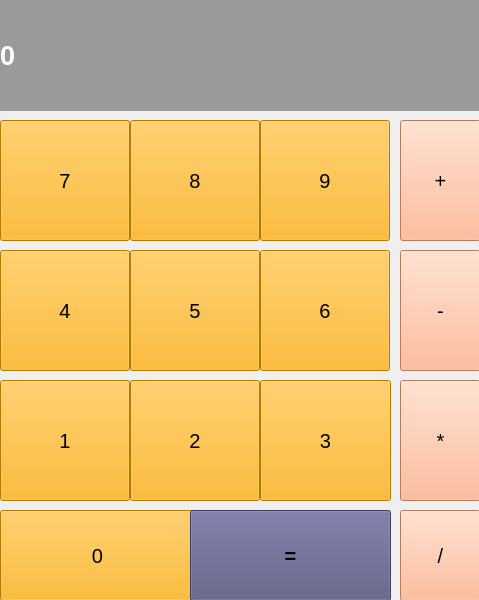
<?xml version="1.0" encoding="UTF-8"?>
<ui version="4.0">
 <class>MainWindow</class>
 <widget class="QMainWindow" name="MainWindow">
  <property name="geometry">
   <rect>
    <x>0</x>
    <y>0</y>
    <width>479</width>
    <height>600</height>
   </rect>
  </property>
  <property name="windowTitle">
   <string>Калькулятор</string>
  </property>
  <widget class="QWidget" name="centralwidget">
   <widget class="QLabel" name="label_result">
    <property name="geometry">
     <rect>
      <x>0</x>
      <y>0</y>
      <width>481</width>
      <height>111</height>
     </rect>
    </property>
    <property name="font">
     <font>
      <pointsize>20</pointsize>
      <weight>75</weight>
      <bold>true</bold>
     </font>
    </property>
    <property name="styleSheet">
     <string notr="true">color: rgb(255, 255, 255);
background-color: rgb(154, 154, 154);</string>
    </property>
    <property name="text">
     <string>0</string>
    </property>
    <property name="margin">
     <number>10</number>
    </property>
   </widget>
   <widget class="QPushButton" name="pushButton_0">
    <property name="geometry">
     <rect>
      <x>0</x>
      <y>510</y>
      <width>195</width>
      <height>91</height>
     </rect>
    </property>
    <property name="font">
     <font>
      <pointsize>15</pointsize>
     </font>
    </property>
    <property name="styleSheet">
     <string notr="true">background-color: rgb(255, 170, 0);</string>
    </property>
    <property name="text">
     <string>0</string>
    </property>
   </widget>
   <widget class="QPushButton" name="pushButton_equal">
    <property name="geometry">
     <rect>
      <x>190</x>
      <y>510</y>
      <width>201</width>
      <height>91</height>
     </rect>
    </property>
    <property name="font">
     <font>
      <pointsize>15</pointsize>
      <weight>75</weight>
      <bold>true</bold>
     </font>
    </property>
    <property name="styleSheet">
     <string notr="true">background-color: rgb(255, 170, 0);
background-color: rgb(85, 85, 127);</string>
    </property>
    <property name="text">
     <string>=</string>
    </property>
   </widget>
   <widget class="QPushButton" name="pushButton_1">
    <property name="geometry">
     <rect>
      <x>0</x>
      <y>380</y>
      <width>130</width>
      <height>121</height>
     </rect>
    </property>
    <property name="font">
     <font>
      <pointsize>15</pointsize>
     </font>
    </property>
    <property name="styleSheet">
     <string notr="true">background-color: rgb(255, 170, 0);</string>
    </property>
    <property name="text">
     <string>1</string>
    </property>
   </widget>
   <widget class="QPushButton" name="pushButton_2">
    <property name="geometry">
     <rect>
      <x>130</x>
      <y>380</y>
      <width>130</width>
      <height>121</height>
     </rect>
    </property>
    <property name="font">
     <font>
      <pointsize>15</pointsize>
     </font>
    </property>
    <property name="styleSheet">
     <string notr="true">background-color: rgb(255, 170, 0);</string>
    </property>
    <property name="text">
     <string>2</string>
    </property>
   </widget>
   <widget class="QPushButton" name="pushButton_3">
    <property name="geometry">
     <rect>
      <x>260</x>
      <y>380</y>
      <width>131</width>
      <height>121</height>
     </rect>
    </property>
    <property name="font">
     <font>
      <pointsize>15</pointsize>
     </font>
    </property>
    <property name="styleSheet">
     <string notr="true">background-color: rgb(255, 170, 0);</string>
    </property>
    <property name="text">
     <string>3</string>
    </property>
   </widget>
   <widget class="QPushButton" name="pushButton_6">
    <property name="geometry">
     <rect>
      <x>260</x>
      <y>250</y>
      <width>130</width>
      <height>121</height>
     </rect>
    </property>
    <property name="font">
     <font>
      <pointsize>15</pointsize>
     </font>
    </property>
    <property name="styleSheet">
     <string notr="true">background-color: rgb(255, 170, 0);</string>
    </property>
    <property name="text">
     <string>6</string>
    </property>
   </widget>
   <widget class="QPushButton" name="pushButton_5">
    <property name="geometry">
     <rect>
      <x>130</x>
      <y>250</y>
      <width>130</width>
      <height>121</height>
     </rect>
    </property>
    <property name="font">
     <font>
      <pointsize>15</pointsize>
     </font>
    </property>
    <property name="styleSheet">
     <string notr="true">background-color: rgb(255, 170, 0);</string>
    </property>
    <property name="text">
     <string>5</string>
    </property>
   </widget>
   <widget class="QPushButton" name="pushButton_4">
    <property name="geometry">
     <rect>
      <x>0</x>
      <y>250</y>
      <width>130</width>
      <height>121</height>
     </rect>
    </property>
    <property name="font">
     <font>
      <pointsize>15</pointsize>
     </font>
    </property>
    <property name="styleSheet">
     <string notr="true">background-color: rgb(255, 170, 0);</string>
    </property>
    <property name="text">
     <string>4</string>
    </property>
   </widget>
   <widget class="QPushButton" name="pushButton_7">
    <property name="geometry">
     <rect>
      <x>0</x>
      <y>120</y>
      <width>130</width>
      <height>121</height>
     </rect>
    </property>
    <property name="font">
     <font>
      <pointsize>15</pointsize>
     </font>
    </property>
    <property name="styleSheet">
     <string notr="true">background-color: rgb(255, 170, 0);</string>
    </property>
    <property name="text">
     <string>7</string>
    </property>
    <property name="autoDefault">
     <bool>false</bool>
    </property>
    <property name="default">
     <bool>false</bool>
    </property>
    <property name="flat">
     <bool>false</bool>
    </property>
   </widget>
   <widget class="QPushButton" name="pushButton_9">
    <property name="geometry">
     <rect>
      <x>260</x>
      <y>120</y>
      <width>130</width>
      <height>121</height>
     </rect>
    </property>
    <property name="font">
     <font>
      <pointsize>15</pointsize>
     </font>
    </property>
    <property name="styleSheet">
     <string notr="true">background-color: rgb(255, 170, 0);</string>
    </property>
    <property name="text">
     <string>9</string>
    </property>
    <property name="autoDefault">
     <bool>false</bool>
    </property>
    <property name="default">
     <bool>false</bool>
    </property>
    <property name="flat">
     <bool>false</bool>
    </property>
   </widget>
   <widget class="QPushButton" name="pushButton_8">
    <property name="geometry">
     <rect>
      <x>130</x>
      <y>120</y>
      <width>130</width>
      <height>121</height>
     </rect>
    </property>
    <property name="font">
     <font>
      <pointsize>15</pointsize>
     </font>
    </property>
    <property name="styleSheet">
     <string notr="true">background-color: rgb(255, 170, 0);</string>
    </property>
    <property name="text">
     <string>8</string>
    </property>
    <property name="autoDefault">
     <bool>false</bool>
    </property>
    <property name="default">
     <bool>false</bool>
    </property>
    <property name="flat">
     <bool>false</bool>
    </property>
   </widget>
   <widget class="QPushButton" name="pushButton_multiply">
    <property name="geometry">
     <rect>
      <x>400</x>
      <y>380</y>
      <width>81</width>
      <height>121</height>
     </rect>
    </property>
    <property name="font">
     <font>
      <pointsize>15</pointsize>
     </font>
    </property>
    <property name="styleSheet">
     <string notr="true">background-color: rgb(255, 170, 0);
background-color: rgb(255, 170, 127);</string>
    </property>
    <property name="text">
     <string>*</string>
    </property>
   </widget>
   <widget class="QPushButton" name="pushButton_divide">
    <property name="geometry">
     <rect>
      <x>400</x>
      <y>510</y>
      <width>81</width>
      <height>91</height>
     </rect>
    </property>
    <property name="font">
     <font>
      <pointsize>15</pointsize>
     </font>
    </property>
    <property name="styleSheet">
     <string notr="true">background-color: rgb(255, 170, 0);
background-color: rgb(255, 170, 127);</string>
    </property>
    <property name="text">
     <string>/</string>
    </property>
   </widget>
   <widget class="QPushButton" name="pushButton_minus">
    <property name="geometry">
     <rect>
      <x>400</x>
      <y>250</y>
      <width>81</width>
      <height>121</height>
     </rect>
    </property>
    <property name="font">
     <font>
      <pointsize>15</pointsize>
     </font>
    </property>
    <property name="styleSheet">
     <string notr="true">background-color: rgb(255, 170, 0);
background-color: rgb(255, 170, 127);</string>
    </property>
    <property name="text">
     <string>-</string>
    </property>
   </widget>
   <widget class="QPushButton" name="pushButton_plus">
    <property name="enabled">
     <bool>true</bool>
    </property>
    <property name="geometry">
     <rect>
      <x>400</x>
      <y>120</y>
      <width>81</width>
      <height>121</height>
     </rect>
    </property>
    <property name="font">
     <font>
      <pointsize>15</pointsize>
     </font>
    </property>
    <property name="styleSheet">
     <string notr="true">background-color: rgb(255, 170, 0);
background-color: rgb(255, 170, 127);</string>
    </property>
    <property name="text">
     <string>+</string>
    </property>
   </widget>
  </widget>
 </widget>
 <resources/>
 <connections/>
</ui>
